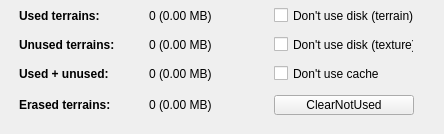
      <widget class="QWidget" name="tab_4">
       <attribute name="title">
        <string>Cache</string>
       </attribute>
       <widget class="QWidget" name="widget_3" native="true">
        <property name="geometry">
         <rect>
          <x>0</x>
          <y>0</y>
          <width>435</width>
          <height>125</height>
         </rect>
        </property>
        <property name="minimumSize">
         <size>
          <width>435</width>
          <height>125</height>
         </size>
        </property>
        <property name="maximumSize">
         <size>
          <width>435</width>
          <height>125</height>
         </size>
        </property>
        <layout class="QGridLayout" name="gridLayout_9">
         <item row="1" column="0">
          <widget class="QLabel" name="label_16">
           <property name="minimumSize">
            <size>
             <width>105</width>
             <height>0</height>
            </size>
           </property>
           <property name="maximumSize">
            <size>
             <width>105</width>
             <height>15</height>
            </size>
           </property>
           <property name="font">
            <font>
             <weight>75</weight>
             <bold>true</bold>
            </font>
           </property>
           <property name="text">
            <string>Unused terrains:</string>
           </property>
          </widget>
         </item>
         <item row="0" column="0">
          <widget class="QLabel" name="label_15">
           <property name="sizePolicy">
            <sizepolicy hsizetype="Preferred" vsizetype="Preferred">
             <horstretch>0</horstretch>
             <verstretch>0</verstretch>
            </sizepolicy>
           </property>
           <property name="minimumSize">
            <size>
             <width>105</width>
             <height>0</height>
            </size>
           </property>
           <property name="maximumSize">
            <size>
             <width>105</width>
             <height>15</height>
            </size>
           </property>
           <property name="font">
            <font>
             <weight>75</weight>
             <bold>true</bold>
            </font>
           </property>
           <property name="text">
            <string>Used terrains:</string>
           </property>
          </widget>
         </item>
         <item row="3" column="0">
          <widget class="QLabel" name="label_17">
           <property name="minimumSize">
            <size>
             <width>105</width>
             <height>0</height>
            </size>
           </property>
           <property name="maximumSize">
            <size>
             <width>105</width>
             <height>15</height>
            </size>
           </property>
           <property name="font">
            <font>
             <weight>75</weight>
             <bold>true</bold>
            </font>
           </property>
           <property name="text">
            <string>Erased terrains:</string>
           </property>
          </widget>
         </item>
         <item row="0" column="1">
          <widget class="QLabel" name="usedTerrainsLabel">
           <property name="minimumSize">
            <size>
             <width>100</width>
             <height>0</height>
            </size>
           </property>
           <property name="maximumSize">
            <size>
             <width>100</width>
             <height>15</height>
            </size>
           </property>
           <property name="text">
            <string>0 (0.00 MB)</string>
           </property>
          </widget>
         </item>
         <item row="2" column="1">
          <widget class="QLabel" name="usedUnusedTerrainLabel">
           <property name="minimumSize">
            <size>
             <width>100</width>
             <height>0</height>
            </size>
           </property>
           <property name="maximumSize">
            <size>
             <width>100</width>
             <height>15</height>
            </size>
           </property>
           <property name="text">
            <string>0 (0.00 MB)</string>
           </property>
          </widget>
         </item>
         <item row="2" column="0">
          <widget class="QLabel" name="label_18">
           <property name="minimumSize">
            <size>
             <width>105</width>
             <height>0</height>
            </size>
           </property>
           <property name="maximumSize">
            <size>
             <width>105</width>
             <height>15</height>
            </size>
           </property>
           <property name="font">
            <font>
             <weight>75</weight>
             <bold>true</bold>
            </font>
           </property>
           <property name="text">
            <string>Used + unused:</string>
           </property>
          </widget>
         </item>
         <item row="1" column="1">
          <widget class="QLabel" name="unusedTerrainLabel">
           <property name="minimumSize">
            <size>
             <width>100</width>
             <height>0</height>
            </size>
           </property>
           <property name="maximumSize">
            <size>
             <width>100</width>
             <height>15</height>
            </size>
           </property>
           <property name="text">
            <string>0 (0.00 MB)</string>
           </property>
          </widget>
         </item>
         <item row="3" column="1">
          <widget class="QLabel" name="erasedTerrainLabel">
           <property name="minimumSize">
            <size>
             <width>100</width>
             <height>0</height>
            </size>
           </property>
           <property name="maximumSize">
            <size>
             <width>100</width>
             <height>15</height>
            </size>
           </property>
           <property name="text">
            <string>0 (0.00 MB)</string>
           </property>
          </widget>
         </item>
         <item row="0" column="2">
          <widget class="QCheckBox" name="dontUseDiskHgtCheckBox">
           <property name="minimumSize">
            <size>
             <width>140</width>
             <height>0</height>
            </size>
           </property>
           <property name="maximumSize">
            <size>
             <width>140</width>
             <height>15</height>
            </size>
           </property>
           <property name="text">
            <string>Don't use disk (terrain)</string>
           </property>
          </widget>
         </item>
         <item row="1" column="2">
          <widget class="QCheckBox" name="dontUseDiskRawCheckBox">
           <property name="minimumSize">
            <size>
             <width>140</width>
             <height>0</height>
            </size>
           </property>
           <property name="maximumSize">
            <size>
             <width>140</width>
             <height>15</height>
            </size>
           </property>
           <property name="text">
            <string>Don't use disk (texture)</string>
           </property>
          </widget>
         </item>
         <item row="2" column="2">
          <widget class="QCheckBox" name="dontUseCacheCheckBox">
           <property name="minimumSize">
            <size>
             <width>140</width>
             <height>0</height>
            </size>
           </property>
           <property name="maximumSize">
            <size>
             <width>140</width>
             <height>15</height>
            </size>
           </property>
           <property name="text">
            <string>Don't use cache</string>
           </property>
          </widget>
         </item>
         <item row="3" column="2">
          <widget class="QPushButton" name="cacheClearButton">
           <property name="maximumSize">
            <size>
             <width>16777215</width>
             <height>20</height>
            </size>
           </property>
           <property name="text">
            <string>ClearNotUsed</string>
           </property>
          </widget>
         </item>
        </layout>
       </widget>
      </widget>
